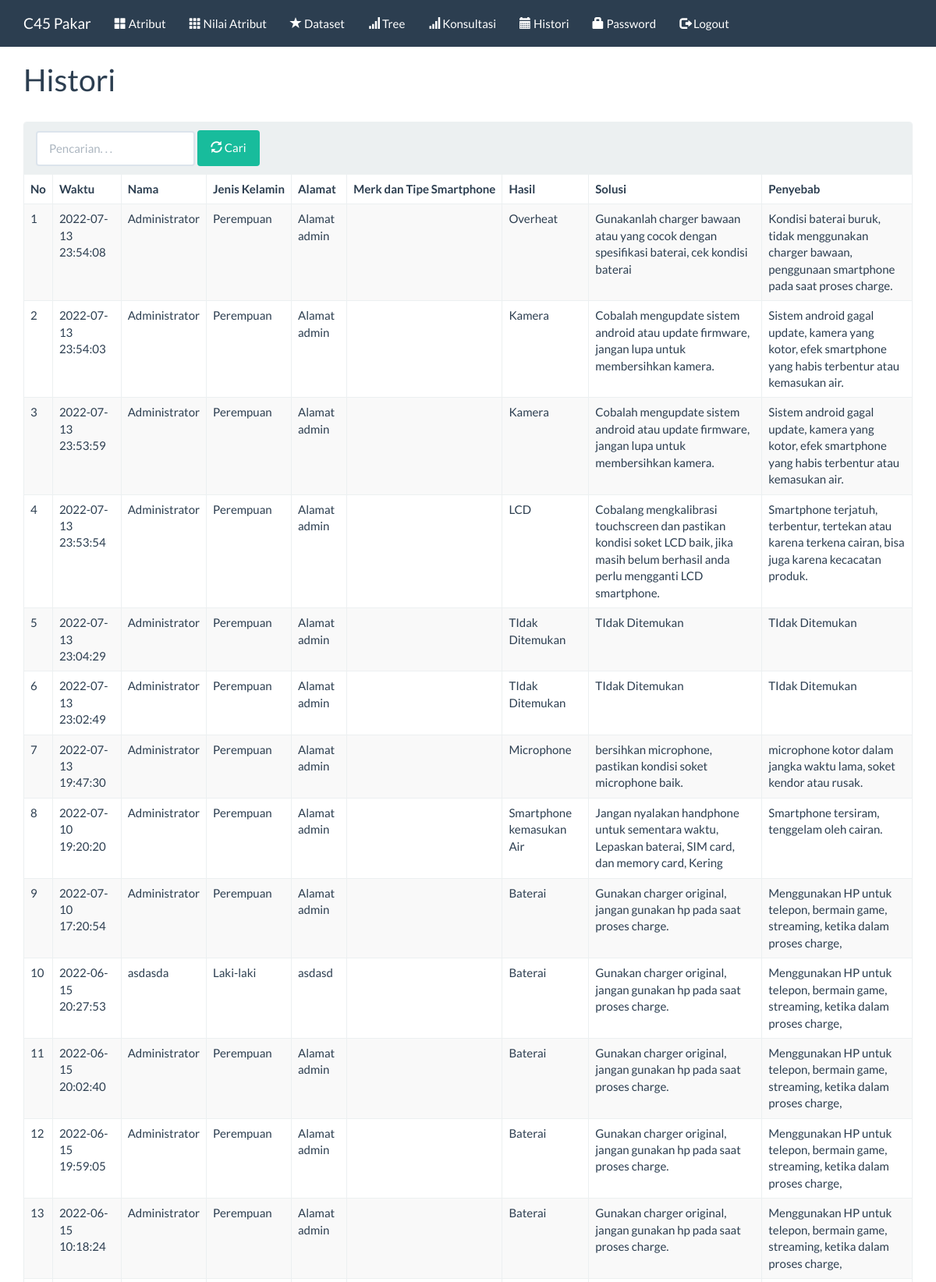
The app's page /index.php?m=histori (signed in, upper part) with its own data.
### tables this page shows
CREATE TABLE `tb_histori` (
  `id_histori` int(11) NOT NULL,
  `waktu` datetime DEFAULT NULL,
  `id_user` int(11) DEFAULT NULL,
  `id_nilai` int(11) DEFAULT NULL
);

CREATE TABLE `tb_user` (
  `id_user` int(11) NOT NULL,
  `nama` varchar(255) DEFAULT NULL,
  `email` varchar(255) DEFAULT NULL,
  `user` varchar(16) DEFAULT NULL,
  `pass` varchar(16) DEFAULT NULL,
  `alamat` varchar(255) DEFAULT NULL,
  `jk` varchar(255) DEFAULT NULL,
  `telpon` varchar(255) DEFAULT NULL,
  `level` varchar(16) DEFAULT NULL
);

CREATE TABLE `tb_nilai` (
  `id_nilai` int(11) NOT NULL,
  `id_atribut` varchar(255) DEFAULT NULL,
  `nama_nilai` varchar(255) DEFAULT NULL,
  `ket_nilai` varchar(255) DEFAULT NULL,
  `gambar_nilai` varchar(255) DEFAULT NULL,
  `penyebab` varchar(255) NOT NULL
);

### functions.php (called while the page is built, shortened)
<?php
include 'config.php';
include 'includes/db.php';
$db = new DB($config['server'], $config['username'], $config['password'], $config['database_name']);
function _get($key, $val = null)
{
    if (isset($_GET[$key]))
        return $_GET[$key];
    else
        return $val;
}

### config.php (called while the page is built)
<?php
$config["server"] = 'localhost';
$config["username"] = 'root';
$config["password"] = '';
$config["database_name"] = 'eaglewor_c45';

### includes/db.php (called while the page is built, shortened)
<?php
class DB
{
    var $conn = null;
    public function __construct($host, $username, $passwd, $dbname)
    {
        $this->conn = mysqli_connect($host, $username, $passwd, $dbname);
    }
    public function query($sql)
    {
        $query = mysqli_query($this->conn, $sql) or die('<pre>Error mysqli_query: ' . mysqli_error($this->conn) . '<br />' . $sql . '</pre>');
        return $query;
    }
    public function get_results($sql)
    {
        $query = $this->query($sql);
        $arr = array();
        while ($row = mysqli_fetch_object($query)) {
            $arr[] = $row;
        }
        return $arr;
    }
}

### histori.php (the view, shortened to what this page needs)
<div class="page-header">
    <h1>Histori</h1>
</div>
<div class="panel panel-default">
    <div class="panel-heading">
        <form class="form-inline">
            <div class="form-group">
                <input class="form-control" type="text" placeholder="Pencarian. . ." name="q" value="<?= _get('q') ?>" />
            </div>
            <div class="form-group">
                <button class="btn btn-success"><span class="glyphicon glyphicon-refresh"></span> Cari</button>
            </div>
        </form>
    </div>
    <div class="table-responsive">
        <table class="table table-bordered table-hover table-striped">
            <thead>
                <tr class="nw">
                    <th>No</th>
                    <th>Waktu</th>
                    <th>Nama</th>
                    <th>Jenis Kelamin</th>
                    <th>Alamat</th>
                    <th>Merk dan Tipe Smartphone</th>
                    <th>Hasil</th>
                    <th>Solusi</th>
                    <th>Penyebab</th>
                </tr>
            </thead>
            <?php
            $q = esc_field(_get('q'));
            $rows = $db->get_results("SELECT * FROM tb_histori h INNER JOIN tb_user u ON u.id_user=h.id_user INNER JOIN tb_nilai n ON n.id_nilai=h.id_nilai WHERE nama LIKE '%$q%' OR nama_nilai LIKE '%$q%' ORDER BY waktu DESC LIMIT 25");
            $no = 1;
            foreach ($rows as $row) : ?>
                <tr>
                    <td><?= $no++ ?></td>
                    <td><?= $row->waktu ?></td>
                    <td><?= $row->nama ?></td>
                    <td><?= $row->jk ?></td>
                    <td><?= $row->alamat ?></td>
                    <td><?= $row->merk ?></td>
                    <td><?= $row->nama_nilai ?></td>
                    <td><?= $row->ket_nilai ?></td>
                     <td><?= $row->penyebab ?></td>
                </tr>
            <?php endforeach ?>
        </table>
    </div>
</div>

### assets/css/general.css (style rules this page uses)
html { position: relative; min-height: 100%; }
body { margin-bottom: 70px; }
.nw { white-space: nowrap; }
.page-header { margin-top: 0; padding-bottom: 0; }
.page-header h1 { margin-top: 0; }

### records on screen
tb_histori: waktu "2022-07-13 23:54:08", id_user.nama "Administrator", id_user.jk "Perempuan", id_user.alamat "Alamat admin", id_nilai.nama_nilai "Overheat", id_nilai.ket_nilai "Gunakanlah charger bawaan atau yang cocok dengan spesifikasi baterai, cek kondisi baterai", id_nilai.penyebab "Kondisi baterai buruk, tidak menggunakan charger bawaan, penggunaan smartphone pada saat proses charge."
tb_histori: waktu "2022-07-13 23:54:03", id_user.nama "Administrator", id_user.jk "Perempuan", id_user.alamat "Alamat admin", id_nilai.nama_nilai "Kamera", id_nilai.ket_nilai "Cobalah mengupdate sistem android atau update firmware, jangan lupa untuk membersihkan kamera.", id_nilai.penyebab "Sistem android gagal update, kamera yang kotor, efek smartphone yang habis terbentur atau kemasukan air."
tb_histori: waktu "2022-07-13 23:53:59", id_user.nama "Administrator", id_user.jk "Perempuan", id_user.alamat "Alamat admin", id_nilai.nama_nilai "Kamera", id_nilai.ket_nilai "Cobalah mengupdate sistem android atau update firmware, jangan lupa untuk membersihkan kamera.", id_nilai.penyebab "Sistem android gagal update, kamera yang kotor, efek smartphone yang habis terbentur atau kemasukan air."
tb_histori: waktu "2022-07-13 23:53:54", id_user.nama "Administrator", id_user.jk "Perempuan", id_user.alamat "Alamat admin", id_nilai.nama_nilai "LCD", id_nilai.ket_nilai "Cobalang mengkalibrasi touchscreen dan pastikan kondisi soket LCD baik, jika masih belum berhasil anda perlu mengganti LCD smartphone.", id_nilai.penyebab "Smartphone terjatuh, terbentur, tertekan atau karena terkena cairan, bisa juga karena kecacatan produk."
tb_histori: waktu "2022-07-13 23:04:29", id_user.nama "Administrator", id_user.jk "Perempuan", id_user.alamat "Alamat admin", id_nilai.nama_nilai "TIdak Ditemukan", id_nilai.ket_nilai "TIdak Ditemukan", id_nilai.penyebab "TIdak Ditemukan"
tb_histori: waktu "2022-07-13 23:02:49", id_user.nama "Administrator", id_user.jk "Perempuan", id_user.alamat "Alamat admin", id_nilai.nama_nilai "TIdak Ditemukan", id_nilai.ket_nilai "TIdak Ditemukan", id_nilai.penyebab "TIdak Ditemukan"
tb_histori: waktu "2022-07-13 19:47:30", id_user.nama "Administrator", id_user.jk "Perempuan", id_user.alamat "Alamat admin", id_nilai.nama_nilai "Microphone", id_nilai.ket_nilai "bersihkan microphone, pastikan kondisi soket microphone baik.", id_nilai.penyebab "microphone kotor dalam jangka waktu lama, soket kendor atau rusak."
tb_histori: waktu "2022-07-10 19:20:20", id_user.nama "Administrator", id_user.jk "Perempuan", id_user.alamat "Alamat admin", id_nilai.nama_nilai "Smartphone kemasukan Air", id_nilai.ket_nilai "Jangan nyalakan handphone untuk sementara waktu, Lepaskan baterai, SIM card, dan memory card, Kering", id_nilai.penyebab "Smartphone tersiram, tenggelam oleh cairan."
tb_histori: waktu "2022-07-10 17:20:54", id_user.nama "Administrator", id_user.jk "Perempuan", id_user.alamat "Alamat admin", id_nilai.nama_nilai "Baterai", id_nilai.ket_nilai "Gunakan charger original, jangan gunakan hp pada saat proses charge.", id_nilai.penyebab "Menggunakan HP untuk telepon, bermain game, streaming, ketika dalam proses charge,"
tb_histori: waktu "2022-06-15 20:27:53", id_user.nama "asdasda", id_user.jk "Laki-laki", id_user.alamat "asdasd", id_nilai.nama_nilai "Baterai", id_nilai.ket_nilai "Gunakan charger original, jangan gunakan hp pada saat proses charge.", id_nilai.penyebab "Menggunakan HP untuk telepon, bermain game, streaming, ketika dalam proses charge,"
tb_histori: waktu "2022-06-15 20:02:40", id_user.nama "Administrator", id_user.jk "Perempuan", id_user.alamat "Alamat admin", id_nilai.nama_nilai "Baterai", id_nilai.ket_nilai "Gunakan charger original, jangan gunakan hp pada saat proses charge.", id_nilai.penyebab "Menggunakan HP untuk telepon, bermain game, streaming, ketika dalam proses charge,"
tb_histori: waktu "2022-06-15 19:59:05", id_user.nama "Administrator", id_user.jk "Perempuan", id_user.alamat "Alamat admin", id_nilai.nama_nilai "Baterai", id_nilai.ket_nilai "Gunakan charger original, jangan gunakan hp pada saat proses charge.", id_nilai.penyebab "Menggunakan HP untuk telepon, bermain game, streaming, ketika dalam proses charge,"
tb_histori: waktu "2022-06-15 10:18:24", id_user.nama "Administrator", id_user.jk "Perempuan", id_user.alamat "Alamat admin", id_nilai.nama_nilai "Baterai", id_nilai.ket_nilai "Gunakan charger original, jangan gunakan hp pada saat proses charge.", id_nilai.penyebab "Menggunakan HP untuk telepon, bermain game, streaming, ketika dalam proses charge,"
